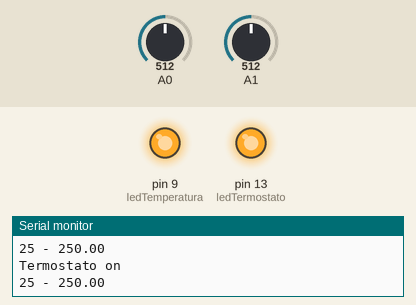
Simulated run of this sketch. Board: Arduino Uno, built with avr-gcc and run on an emulated ATmega328P. On the bench: output pins drawn as LEDs (lit = HIGH), the last lines printed to the serial monitor. The inputs (shaded band) are chosen by the test bench; at power-on: A1 = 512, A0 = 512.

Above: at 1.2 s.
1.3 s: A1 set to 0
At 2.3 s:
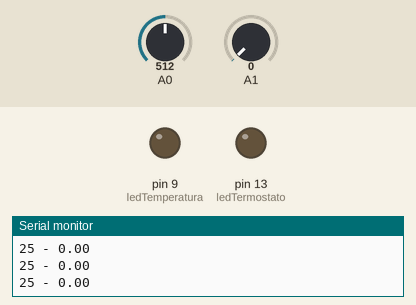
2.8 s: A1 set to 4
At 3.4 s:
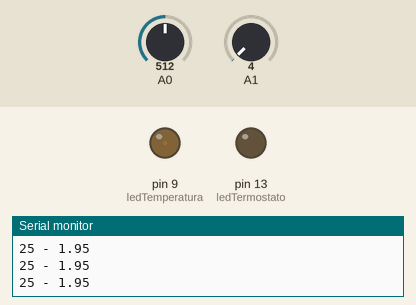
4.3 s: A1 set to 49
At 5.0 s:
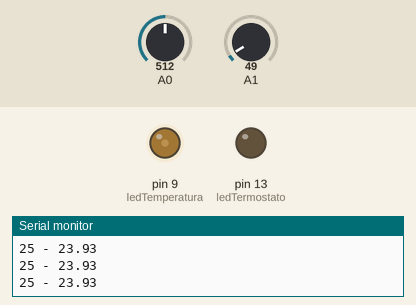
7.3 s: A1 set to 52
At 7.7 s:
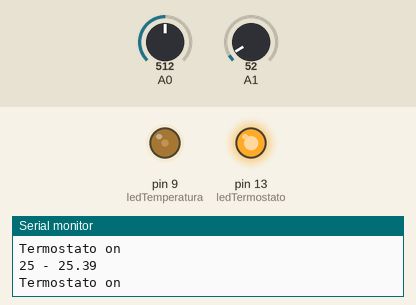
8.8 s: A0 set to 547
11.8 s: A0 set to 577
At 12.5 s:
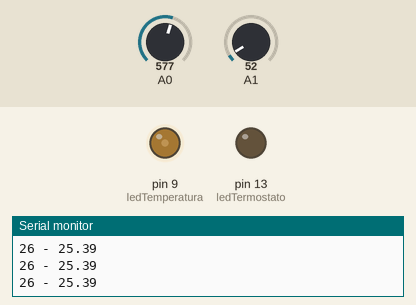
Timing chart, 0 to 14.3 s (numbered marks = the images above; inputs shaded):
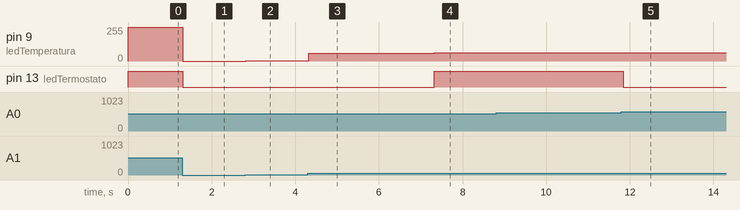

The sketch:

termostato.ino
```cpp
int ledTermostato=13,ledTemperatura=9;
void setup()
{
  Serial.begin(9600);
  pinMode(ledTermostato,OUTPUT);
}

void loop()
{ int value=analogRead(A1);
  float temp=5.0*value*100.0/1024;


  int potValue=analogRead(A0);
  int tempObjetivo=map(potValue,0,1023,15,35);
  Serial.print(tempObjetivo);
  Serial.print(" - ");
  Serial.println(temp);
  int nivelLed=map(int(temp),0,40,0,100);
  analogWrite(ledTemperatura,nivelLed);
  if(temp>tempObjetivo)
  {  digitalWrite(ledTermostato,HIGH);
     Serial.println("Termostato on");   }
  else
  {    digitalWrite(ledTermostato,LOW);  }
}
```

Measured:
- the behaviour switches between 51 and 52 on A1 (found by bisection; images 3 and 4)
- the behaviour switches between 562 and 563 on A0 (found by bisection; images 4 and 5)
- after the input at 1.3 s, pin 9 (ledTemperatura): 255/255 → 0/255 at once; pin 13 (ledTermostato): HIGH → LOW at once
- after the input at 2.8 s, pin 9 (ledTemperatura): 0/255 → 2/255 at once
- after the input at 4.3 s, pin 9 (ledTemperatura): 2/255 → 57/255 at once
- after the input at 7.3 s, pin 9 (ledTemperatura): 57/255 → 62/255 at once; pin 13 (ledTermostato): LOW → HIGH at once
- after the input at 11.8 s, pin 13 (ledTermostato): HIGH → LOW at once
